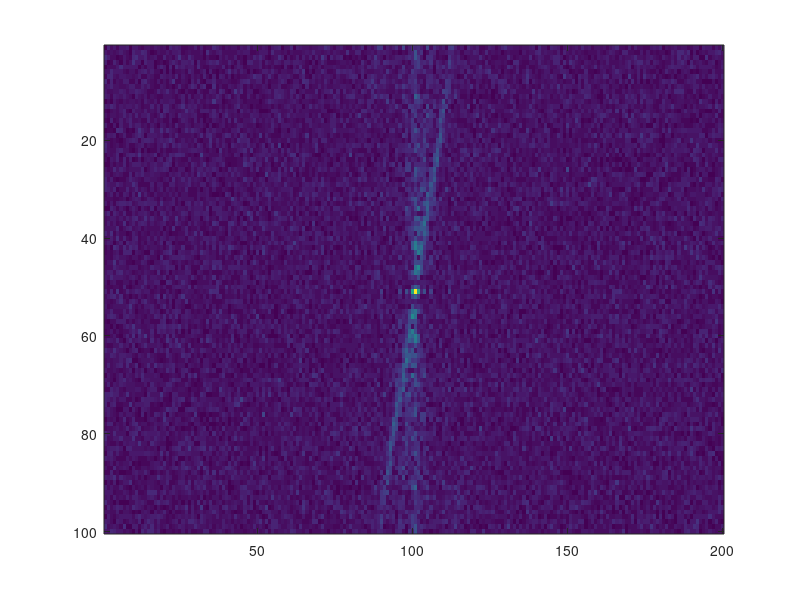

MATLAB code for this plot: (Note: this script raises an error after producing the figure.)
% %%%%%%%%%%%%%%%%%%%%%%%%%%%%%%%%%%%%%%%%%%%%%%%%%%
% specify radar
Fs = 1000;            % Sampling frequency                    
T = 1/Fs;             % Sampling period       
L = 1500;             % Length of signal
t = (0:L-1)*T;        % Time vector


% 2-D Transform
% The 2-D Fourier transform is useful for processing 2-D signals and other 2-D data such as images.
% Create and plot 2-D data with repeated blocks.

X = randn(100,200);
Nr = size( X, 1 );
Nd = size( X, 2 );
for i = 1:Nr
    v = i / Nr
    JP = [2  14+v  25-(3*v)  53+5*v  71+12*v  95-5*v];
    JV = [4 3 2 5 8 3]
    for j = 1:6
        J1 = floor( JP( j ) )
        J2 = ceil( JP( j ) )
        w = JP(j) - J1;
        r = (randn + 4) / 5;
        X(J1,i) = X(J1,i) + JV(j) * r * (1 - w);
        X(J2,i) = X(J2,i) + JV(j) * r * w;
    end
end
imagesc(X);

% TODO : Compute the 2-D Fourier transform of the data.  
% Shift the zero-frequency component to the center of the output, and 
% plot the resulting 100-by-200 matrix, which is the same size as X.
signal_fft = fft2(X, Nr, Nd);
signal_fft = fftshift(signal_fft);
signal_fft = abs( signal_fft );
imagesc( signal_fft );


% Plot the noisy signal in the time domain. It is difficult to identify the frequency components by looking at the signal X(t). 
%title('Signal Corrupted with Zero-Mean Random Noise')
%xlabel('t (milliseconds)')
%ylabel('X(t)')
% Implement 1D CFAR using lagging cells on the given noise and target scenario.

% Close and delete all currently open figures
close all;

% TODO: Apply CFAR to detect the targets by filtering the noise.

% 1. Define the following:
% 1a. Training Cells
% 1b. Guard Cells 
% remark: the number refers to each side (e.g. 3 means 3 on the left and 3
% on the right).
Tr = 12
Td = 12
Gr = 4
Gd = 4
Wr = 2 * (Tr + Gr) + 1
Wd = 2 * (Td + Gd) + 1

% Offset : Adding room above noise threshold for desired SNR 
offset=3;

% Vector to hold threshold values 
threshold_cfar = zeros(Nr - Wr + 1, Nd - Wd + 1);

%Vector to hold final signal after thresholding
signal_cfar = zeros(Nr - Wr + 1, Nd - Wd + 1);

% 2. Slide window across the signal length
for i = 1:(Nr-Tr-Gr)
    for j = 1:(Nd-Td-Gd)
        % 2. - 5. Determine the noise threshold by measuring it within the training cells
        s1 = sum( sum( X( i:i+Tr+Gr, j:j+Td+Gd ) ) )
        s2 = sum( sum( X( i+Tr:i+Tr+Gr, j+Td:j+Td+Gd ) ) )
        noiseLevel = s1 - s2;
        threshold = ( noiseLevel / ( ( Tr + Gr ) * ( Td + Gd ) - Gr * Gd ) ) * offset
        threshold_cfar(i,j) = threshold;

        % 6. Measuring the signal within the CUT
        signal = X(i + Tr + Gr, j + Td + Gd)
        if (signal < threshold)
            signal = 0;
        end

        % 8. Filter the signal above the threshold
        signal_cfar(i,j) = signal;
    end
end




% plot the filtered signal
plot (cell2mat(signal_cfar),'g--');

% plot original sig, threshold and filtered signal within the same figure.
figure,plot(X);
hold on,plot(cell2mat(circshift(threshold_cfar,Gr)),'r--','LineWidth',2)
hold on, plot (cell2mat(circshift(signal_cfar,(Tr+Gr))),'g--','LineWidth',4);
legend('Signal','CFAR Threshold','detection')